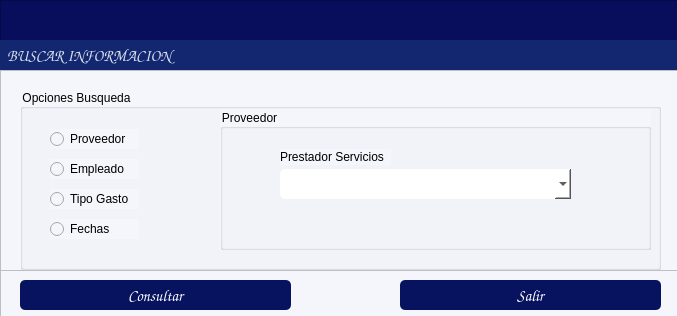
<?xml version="1.0" encoding="UTF-8"?>
<ui version="4.0">
 <class>formClientes</class>
 <widget class="QDialog" name="formClientes">
  <property name="windowModality">
   <enum>Qt::WindowModality::ApplicationModal</enum>
  </property>
  <property name="geometry">
   <rect>
    <x>0</x>
    <y>0</y>
    <width>677</width>
    <height>316</height>
   </rect>
  </property>
  <property name="windowTitle">
   <string/>
  </property>
  <property name="styleSheet">
   <string notr="true">background-color: rgb(245, 245, 252);</string>
  </property>
  <widget class="QFrame" name="frame">
   <property name="geometry">
    <rect>
     <x>0</x>
     <y>0</y>
     <width>681</width>
     <height>71</height>
    </rect>
   </property>
   <property name="maximumSize">
    <size>
     <width>16777215</width>
     <height>16777215</height>
    </size>
   </property>
   <property name="styleSheet">
    <string notr="true">background-color: rgb(8, 14, 91);</string>
   </property>
   <property name="frameShape">
    <enum>QFrame::Shape::StyledPanel</enum>
   </property>
   <property name="frameShadow">
    <enum>QFrame::Shadow::Raised</enum>
   </property>
   <widget class="QLabel" name="label_6">
    <property name="geometry">
     <rect>
      <x>0</x>
      <y>40</y>
      <width>832</width>
      <height>31</height>
     </rect>
    </property>
    <property name="font">
     <font>
      <family>Comic Sans MS</family>
      <pointsize>12</pointsize>
      <bold>true</bold>
     </font>
    </property>
    <property name="styleSheet">
     <string notr="true">color: rgb(255, 255, 255);
background-color: rgb(19, 39, 113);
color: rgb(255, 78, 2);
color: rgb(216, 224, 236);</string>
    </property>
    <property name="text">
     <string>  BUSCAR INFORMACION</string>
    </property>
    <property name="alignment">
     <set>Qt::AlignmentFlag::AlignLeading|Qt::AlignmentFlag::AlignLeft|Qt::AlignmentFlag::AlignVCenter</set>
    </property>
   </widget>
  </widget>
  <widget class="QFrame" name="frame_2">
   <property name="geometry">
    <rect>
     <x>0</x>
     <y>70</y>
     <width>681</width>
     <height>211</height>
    </rect>
   </property>
   <property name="maximumSize">
    <size>
     <width>16777215</width>
     <height>500</height>
    </size>
   </property>
   <property name="styleSheet">
    <string notr="true">background-color: rgb(255, 255, 255);
background-color: rgb(245, 245, 252);</string>
   </property>
   <property name="frameShape">
    <enum>QFrame::Shape::StyledPanel</enum>
   </property>
   <property name="frameShadow">
    <enum>QFrame::Shadow::Raised</enum>
   </property>
   <widget class="QGroupBox" name="groupBox">
    <property name="geometry">
     <rect>
      <x>20</x>
      <y>19</y>
      <width>641</width>
      <height>181</height>
     </rect>
    </property>
    <property name="title">
     <string>Opciones Busqueda</string>
    </property>
    <widget class="QGroupBox" name="groupBox_2">
     <property name="geometry">
      <rect>
       <x>200</x>
       <y>20</y>
       <width>431</width>
       <height>141</height>
      </rect>
     </property>
     <property name="title">
      <string>Proveedor</string>
     </property>
     <widget class="QLabel" name="lblProv">
      <property name="geometry">
       <rect>
        <x>60</x>
        <y>40</y>
        <width>111</width>
        <height>16</height>
       </rect>
      </property>
      <property name="text">
       <string>Prestador Servicios</string>
      </property>
     </widget>
     <widget class="QComboBox" name="cmb_prov">
      <property name="enabled">
       <bool>true</bool>
      </property>
      <property name="geometry">
       <rect>
        <x>60</x>
        <y>60</y>
        <width>291</width>
        <height>30</height>
       </rect>
      </property>
      <property name="styleSheet">
       <string notr="true">background-color: rgb(255, 255, 255);
border-radius:5px;</string>
      </property>
      <property name="placeholderText">
       <string>selecciona una opcion</string>
      </property>
      <item>
       <property name="text">
        <string>---seleccione una opcion----</string>
       </property>
      </item>
     </widget>
    </widget>
    <widget class="QRadioButton" name="radioButton_prov">
     <property name="geometry">
      <rect>
       <x>30</x>
       <y>40</y>
       <width>89</width>
       <height>20</height>
      </rect>
     </property>
     <property name="text">
      <string>Proveedor</string>
     </property>
    </widget>
    <widget class="QRadioButton" name="radioButton_emp">
     <property name="geometry">
      <rect>
       <x>30</x>
       <y>70</y>
       <width>89</width>
       <height>20</height>
      </rect>
     </property>
     <property name="text">
      <string>Empleado</string>
     </property>
    </widget>
    <widget class="QRadioButton" name="radioButton_tgasto">
     <property name="geometry">
      <rect>
       <x>30</x>
       <y>100</y>
       <width>89</width>
       <height>20</height>
      </rect>
     </property>
     <property name="text">
      <string>Tipo Gasto</string>
     </property>
    </widget>
    <widget class="QRadioButton" name="radioButton_fechas">
     <property name="geometry">
      <rect>
       <x>30</x>
       <y>130</y>
       <width>89</width>
       <height>20</height>
      </rect>
     </property>
     <property name="text">
      <string>Fechas</string>
     </property>
    </widget>
   </widget>
  </widget>
  <widget class="QFrame" name="frame_3">
   <property name="geometry">
    <rect>
     <x>0</x>
     <y>270</y>
     <width>681</width>
     <height>51</height>
    </rect>
   </property>
   <property name="maximumSize">
    <size>
     <width>16777215</width>
     <height>60</height>
    </size>
   </property>
   <property name="styleSheet">
    <string notr="true"/>
   </property>
   <property name="frameShape">
    <enum>QFrame::Shape::StyledPanel</enum>
   </property>
   <property name="frameShadow">
    <enum>QFrame::Shadow::Raised</enum>
   </property>
   <widget class="QPushButton" name="btnSalir">
    <property name="geometry">
     <rect>
      <x>400</x>
      <y>10</y>
      <width>261</width>
      <height>30</height>
     </rect>
    </property>
    <property name="font">
     <font>
      <family>Comic Sans MS</family>
      <pointsize>12</pointsize>
      <bold>false</bold>
     </font>
    </property>
    <property name="cursor">
     <cursorShape>PointingHandCursor</cursorShape>
    </property>
    <property name="layoutDirection">
     <enum>Qt::LayoutDirection::LeftToRight</enum>
    </property>
    <property name="styleSheet">
     <string notr="true">background-color: rgb(8, 19, 95);
color: rgb(255, 255, 255);
border-radius:5px;
</string>
    </property>
    <property name="text">
     <string>Salir</string>
    </property>
    <property name="icon">
     <iconset>
      <normaloff>../iconos/salir.ico</normaloff>../iconos/salir.ico</iconset>
    </property>
    <property name="iconSize">
     <size>
      <width>20</width>
      <height>20</height>
     </size>
    </property>
    <property name="flat">
     <bool>true</bool>
    </property>
   </widget>
   <widget class="QPushButton" name="btnConsultar">
    <property name="geometry">
     <rect>
      <x>20</x>
      <y>10</y>
      <width>271</width>
      <height>30</height>
     </rect>
    </property>
    <property name="font">
     <font>
      <family>Comic Sans MS</family>
      <pointsize>12</pointsize>
      <bold>false</bold>
     </font>
    </property>
    <property name="cursor">
     <cursorShape>PointingHandCursor</cursorShape>
    </property>
    <property name="layoutDirection">
     <enum>Qt::LayoutDirection::LeftToRight</enum>
    </property>
    <property name="styleSheet">
     <string notr="true">background-color: rgb(8, 19, 95);
color: rgb(255, 255, 255);
border-radius:5px;
</string>
    </property>
    <property name="text">
     <string>Consultar</string>
    </property>
    <property name="icon">
     <iconset>
      <normaloff>../iconos/buscarDb.ico</normaloff>../iconos/buscarDb.ico</iconset>
    </property>
    <property name="iconSize">
     <size>
      <width>30</width>
      <height>30</height>
     </size>
    </property>
    <property name="flat">
     <bool>true</bool>
    </property>
   </widget>
  </widget>
  <widget class="QDateEdit" name="dateEdit_fecha_ini">
   <property name="geometry">
    <rect>
     <x>160</x>
     <y>380</y>
     <width>110</width>
     <height>30</height>
    </rect>
   </property>
   <property name="styleSheet">
    <string notr="true">background-color: rgb(255, 255, 255);
border-radius:5px;
color: rgb(0, 0, 0);</string>
   </property>
   <property name="calendarPopup">
    <bool>true</bool>
   </property>
  </widget>
  <widget class="QDateEdit" name="dateEdit_fecha_fin">
   <property name="geometry">
    <rect>
     <x>330</x>
     <y>380</y>
     <width>110</width>
     <height>30</height>
    </rect>
   </property>
   <property name="styleSheet">
    <string notr="true">background-color: rgb(255, 255, 255);
border-radius:5px;
color: rgb(0, 0, 0);</string>
   </property>
   <property name="calendarPopup">
    <bool>true</bool>
   </property>
  </widget>
  <widget class="QLabel" name="lblFecha_inicial">
   <property name="geometry">
    <rect>
     <x>160</x>
     <y>360</y>
     <width>71</width>
     <height>16</height>
    </rect>
   </property>
   <property name="text">
    <string>Fecha Inicial</string>
   </property>
  </widget>
  <widget class="QLabel" name="lclFecha_final">
   <property name="geometry">
    <rect>
     <x>330</x>
     <y>360</y>
     <width>71</width>
     <height>16</height>
    </rect>
   </property>
   <property name="text">
    <string>Fecha Final</string>
   </property>
  </widget>
  <widget class="QLabel" name="lblTipo_Gtos">
   <property name="geometry">
    <rect>
     <x>210</x>
     <y>430</y>
     <width>81</width>
     <height>16</height>
    </rect>
   </property>
   <property name="text">
    <string>Tipo Gasto</string>
   </property>
  </widget>
  <widget class="QComboBox" name="cmb_empleados">
   <property name="geometry">
    <rect>
     <x>380</x>
     <y>450</y>
     <width>191</width>
     <height>30</height>
    </rect>
   </property>
   <property name="styleSheet">
    <string notr="true">background-color: rgb(255, 255, 255);
border-radius:5px;</string>
   </property>
   <item>
    <property name="text">
     <string>-selecciona una opcion-</string>
    </property>
   </item>
  </widget>
  <widget class="QLabel" name="lblTrabajador">
   <property name="geometry">
    <rect>
     <x>380</x>
     <y>430</y>
     <width>71</width>
     <height>16</height>
    </rect>
   </property>
   <property name="text">
    <string>Trabajador</string>
   </property>
  </widget>
  <widget class="QComboBox" name="cmb_tipo_gtos">
   <property name="geometry">
    <rect>
     <x>160</x>
     <y>450</y>
     <width>191</width>
     <height>30</height>
    </rect>
   </property>
   <property name="styleSheet">
    <string notr="true">background-color: rgb(255, 255, 255);
border-radius:5px;</string>
   </property>
   <item>
    <property name="text">
     <string>--selecciona una opcion--</string>
    </property>
   </item>
   <item>
    <property name="text">
     <string>conservacion</string>
    </property>
   </item>
   <item>
    <property name="text">
     <string>operacion</string>
    </property>
   </item>
   <item>
    <property name="text">
     <string>administrativo</string>
    </property>
   </item>
   <item>
    <property name="text">
     <string>nomina</string>
    </property>
   </item>
   <item>
    <property name="text">
     <string>impuestos</string>
    </property>
   </item>
   <item>
    <property name="text">
     <string>oficina</string>
    </property>
   </item>
   <item>
    <property name="text">
     <string>seguridad social (IMSS)</string>
    </property>
   </item>
   <item>
    <property name="text">
     <string>asamblea</string>
    </property>
   </item>
   <item>
    <property name="text">
     <string>comite</string>
    </property>
   </item>
   <item>
    <property name="text">
     <string>no deducible</string>
    </property>
   </item>
   <item>
    <property name="text">
     <string>extraordinario</string>
    </property>
   </item>
   <item>
    <property name="text">
     <string>financiero</string>
    </property>
   </item>
   <item>
    <property name="text">
     <string>estacionamiento</string>
    </property>
   </item>
   <item>
    <property name="text">
     <string>publicidad</string>
    </property>
   </item>
   <item>
    <property name="text">
     <string>eventos</string>
    </property>
   </item>
   <item>
    <property name="text">
     <string>otro</string>
    </property>
   </item>
  </widget>
 </widget>
 <resources/>
 <connections/>
</ui>
